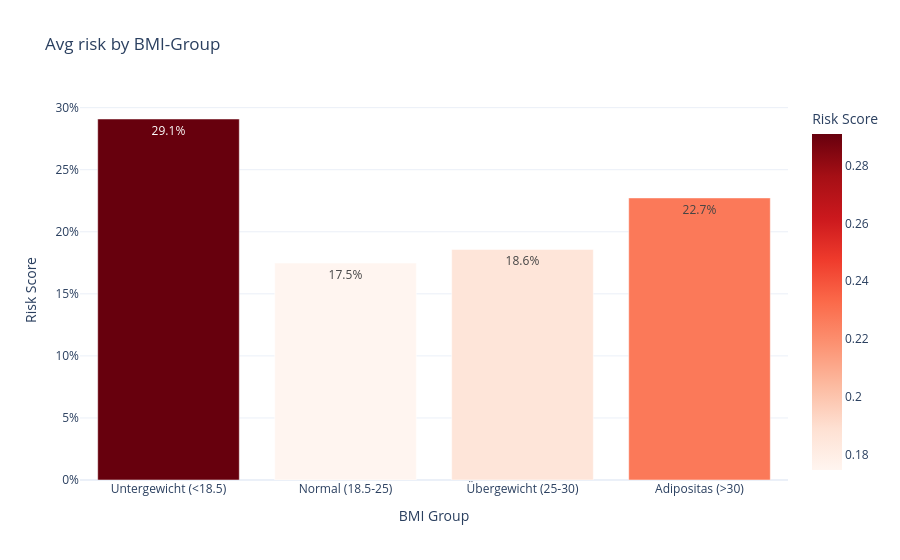

The notebook cell this image was saved under:
### Markdown cell above
### BMI Analyse

### Code cell
bins = [0, 18.5, 25, 30, 100]
labels = ['Untergewicht (<18.5)', 'Normal (18.5-25)', 'Übergewicht (25-30)', 'Adipositas (>30)']
df_analyze['bmi_group'] = pd.cut(df_analyze['bmi'], bins=bins, labels=labels)

df_bmi_mean = df_analyze.groupby('bmi_group', observed=True)['risk_score'].mean().reset_index()

fig1 = px.bar(
    df_bmi_mean, 
    x='bmi_group', 
    y='risk_score',
    text_auto='.1%', # Zeigt %-Wert direkt auf dem Balken
    title='Avg risk by BMI-Group',
    labels={'risk_score': 'Risk Score', 'bmi_group': 'BMI Group'},
    color='risk_score',
    color_continuous_scale='Reds',
    template="plotly_white"
)
fig1.update_layout(yaxis_tickformat='.0%') # Y-Achse als Prozent formatieren
fig1.show()

### Figure 1 — Plotly figure (JSON) as saved in the notebook; plotly's stock layout.template omitted (floating-point values rounded to 4 significant figures)
{"data": [{"hovertemplate": "BMI Group=%{x}<br>Risk Score=%{marker.color}<extra></extra>", "legendgroup": "", "marker": {"color": [0.2909, 0.1748, 0.1858, 0.2273], "coloraxis": "coloraxis", "pattern": {"shape": ""}}, "name": "", "orientation": "v", "showlegend": false, "textposition": "auto", "texttemplate": "%{y:.1%}", "type": "bar", "x": ["Untergewicht (<18.5)", "Normal (18.5-25)", "Übergewicht (25-30)", "Adipositas (>30)"], "xaxis": "x", "y": [0.2909, 0.1748, 0.1858, 0.2273], "yaxis": "y"}], "layout": {"barmode": "relative", "coloraxis": {"colorbar": {"title": {"text": "Risk Score"}}, "colorscale": [[0, "rgb(255,245,240)"], [0.125, "rgb(254,224,210)"], [0.25, "rgb(252,187,161)"], [0.375, "rgb(252,146,114)"], [0.5, "rgb(251,106,74)"], [0.625, "rgb(239,59,44)"], [0.75, "rgb(203,24,29)"], [0.875, "rgb(165,15,21)"], [1, "rgb(103,0,13)"]]}, "legend": {"tracegroupgap": 0}, "title": {"text": "Avg risk by BMI-Group"}, "xaxis": {"anchor": "y", "domain": [0, 1], "title": {"text": "BMI Group"}}, "yaxis": {"anchor": "x", "domain": [0, 1], "tickformat": ".0%", "title": {"text": "Risk Score"}}}}
